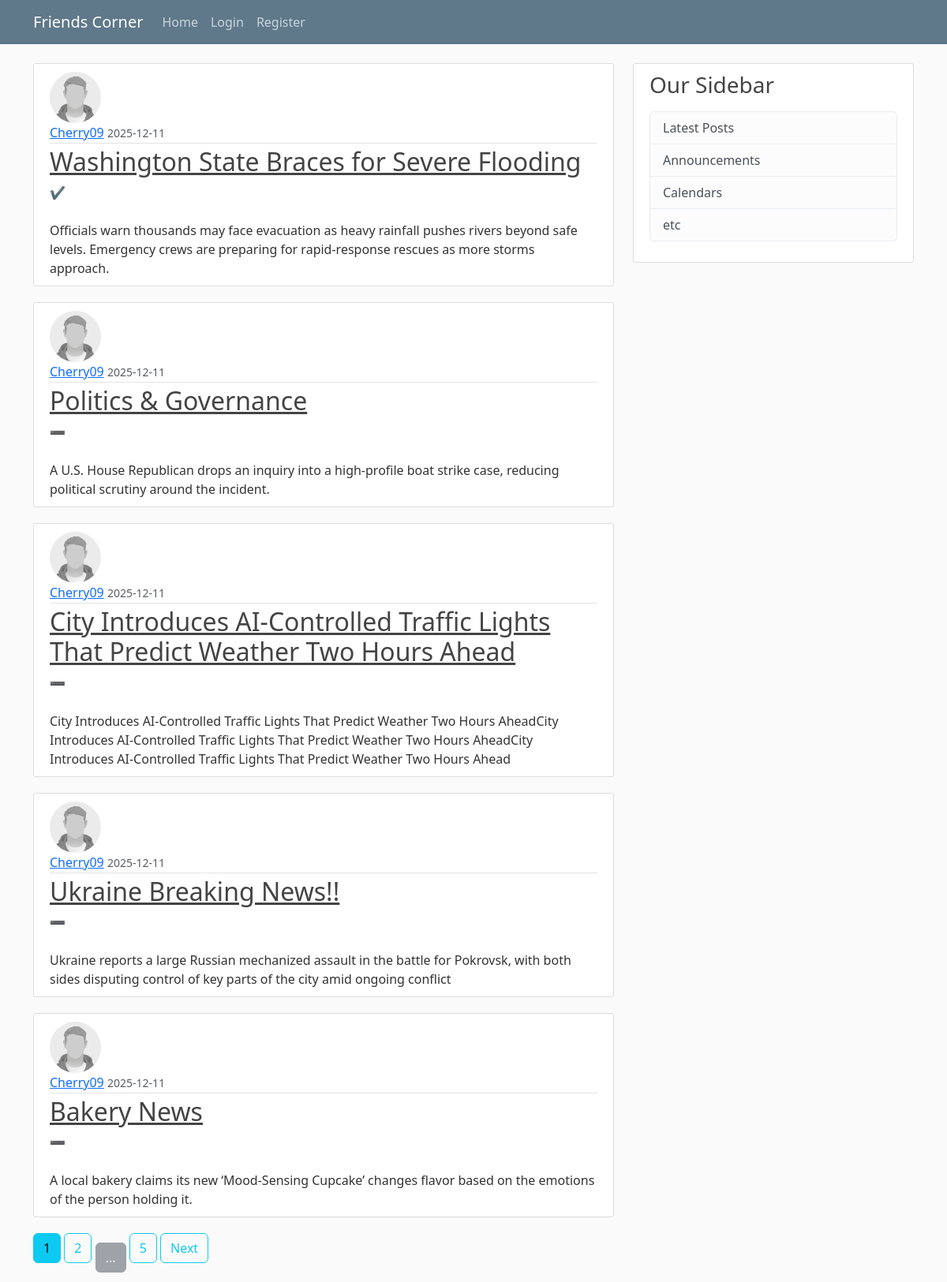
The page /home on the database its author committed.
### firstblog/models.py (models this page shows, shortened)
class Post(db.Model):
    id = db.Column(db.Integer, primary_key=True)
    title = db.Column(db.String(20), nullable=False)
    date_posted = db.Column(db.DateTime, nullable=False, default=datetime.utcnow)
    content = db.Column(db.Text(),nullable=False)
    user_id = db.Column(db.Integer, db.ForeignKey('user.id'),nullable=False)

class User(db.Model, UserMixin):
    id = db.Column(db.Integer, primary_key=True)
    username = db.Column(db.String(20), unique=True, nullable=False)
    email = db.Column(db.String(120), unique=True, nullable=False)
    image_file = db.Column(db.String(20), nullable=False, default='default.jpg')
    password = db.Column(db.String(60), nullable=False)
    posts = db.relationship('Post', backref='author', lazy=True)

### firstblog/main/routes.py (the view)
@main.route("/")
@main.route("/home")
def home():
    page = request.args.get('page', 1, type=int)
    posts = Post.query.order_by(Post.date_posted.desc()).paginate(page=page, per_page=5)
    return render_template('home.html', posts=posts)

### firstblog/templates/home.html (shortened to what this page needs)
{% extends "layout.html" %}
{% block content %}
{% for post in posts.items %}
    <article class="media content-section">
        <img class="rounded-circle article-img" src="{{ url_for('static', filename='profile_pics/' + post.author.image_file) }}" alt="Profile picture">
        <div class="media-body">
            <div class="article-metadata">
                <a class="mr-2" href="{{ url_for('users.user_posts', username=post.author.username) }}">{{ post.author.username }}</a>
                <small class="text-muted">{{ post.date_posted.strftime('%Y-%m-%d') }}</small>
            </div>
            <h2><a class="article-title" href="{{url_for('posts.post',post_id=post.id)}}">{{ post.title }}</a></h2>
            <div class="post-content-snippet">
                {{ post.content | replace('\n', '<br>') | safe }}
            </div>
        </div>
    </article>
{% endfor %}
{% for page_num in posts.iter_pages(left_edge=1, right_edge=1, left_current=1, right_current=2) %}
    {% if page_num %}
        {% if posts.page == page_num %}
            <a href="{{ url_for('main.home', page=page_num) }}" class="btn btn-info mb-4">{{ page_num }}</a>
        {% else %}
            <a href="{{ url_for('main.home', page=page_num) }}" class="btn btn-outline-info mb-4">{{ page_num }}</a>
        {% endif %}
    {% else %}
        <span class="btn btn-secondary disabled">...</span>
    {% endif %}
{% endfor %}
{% if posts.has_next %}
    <a href="{{ url_for('main.home', page=posts.next_num) }}" class="btn btn-outline-info mb-4">Next</a>
{% endif %}
{% endblock content %}

### firstblog/templates/layout.html (shortened to what this page needs)
<!DOCTYPE html>
<html lang="en">
<head>
    <link href="https://cdn.jsdelivr.net/npm/bootstrap@5.3.7/dist/css/bootstrap.min.css" rel="stylesheet">
    <link rel="stylesheet" href="{{ url_for('static', filename='main.css')}}">
</head>
<body>
    <header class="site-header">
    <nav class="navbar navbar-expand-md navbar-dark bg-steel fixed-top">
        <div class="container">
        <a class="navbar-brand mr-4" href="{{url_for('main.home')}}">Friends Corner</a>
        <div class="collapse navbar-collapse" id="navbarToggle">
            <div class="navbar-nav mr-auto">
            <a class="nav-item nav-link" href="/">Home</a>
            </div>
            <div class="navbar-nav">
            {% if current_user.is_authenticated %}
              <a class="nav-item nav-link" href="{{url_for('posts.new_post')}}">New Post</a>
              <a class="nav-item nav-link" href="{{url_for('users.account')}}">Account</a>
              <a class="nav-item nav-link" href="{{url_for('users.logout')}}">Logout</a>
            {% else %}
              <a class="nav-item nav-link" href="{{url_for('users.login')}}">Login</a>
              <a class="nav-item nav-link" href="{{url_for('users.register')}}">Register</a>
            {% endif %}
            </div>
        </div>
        </div>
    </nav>
    </header>
    <main role="main" class="container">
  <div class="row">
    <div class="col-md-8">
      {% block content %}{% endblock %}
    </div>
    <div class="col-md-4">
      <div class="content-section">
        <h3>Our Sidebar</h3>
        <p class='text-muted'>
          <ul class="list-group">
            <li class="list-group-item list-group-item-light">Latest Posts</li>
            <li class="list-group-item list-group-item-light">Announcements</li>
            <li class="list-group-item list-group-item-light">Calendars</li>
            <li class="list-group-item list-group-item-light">etc</li>
                </ul>
                </p>
            </div>
            </div>
        </div>
    </main>
</body>
</html>

### firstblog/static/main.css (style rules this page uses)
body { background: #fafafa; color: #333333; margin-top: 5rem; }
h1, h2, h3, h4, h5, h6 { color: #444444; }
.bg-steel { background-color: #5f788a; }
.site-header .navbar-nav .nav-link { color: #cbd5db; }
.content-section { background: #ffffff; padding: 10px 20px; border: 1px solid #dddddd; border-radius: 3px; margin-bottom: 20px; }
.article-title { color: #444444; }
.article-img { height: 65px; width: 65px; margin-right: 16px; }
.article-metadata { padding-bottom: 1px; margin-bottom: 4px; border-bottom: 1px solid #e3e3e3 }

### rows shown on the page
Post: image_file (placeholder picture), author.username "Cherry09", date_posted "2025-12-11", title "Washington State Braces for Severe Flooding", content "✔️ Officials warn thousands may face evacuation as heavy rainfall pushes rivers beyond safe levels. Emergency crews are preparing for rapid-response rescues as more storms approach."
Post: image_file (placeholder picture), author.username "Cherry09", date_posted "2025-12-11", title "Politics & Governance", content "➖ A U.S. House Republican drops an inquiry into a high-profile boat strike case, reducing political scrutiny around the incident."
Post: image_file (placeholder picture), author.username "Cherry09", date_posted "2025-12-11", title "City Introduces AI-Controlled Traffic Lights That Predict Weather Two Hours Ahead", content "➖ City Introduces AI-Controlled Traffic Lights That Predict Weather Two Hours AheadCity Introduces AI-Controlled Traffic Lights That Predict Weather Two Hours AheadCity Introduces AI-Controlled Traffic Lights That Predict Weather Two Hours Ahead"
Post: image_file (placeholder picture), author.username "Cherry09", date_posted "2025-12-11", title "Ukraine Breaking News!!", content "➖ Ukraine reports a large Russian mechanized assault in the battle for Pokrovsk, with both sides disputing control of key parts of the city amid ongoing conflict"
Post: image_file (placeholder picture), author.username "Cherry09", date_posted "2025-12-11", title "Bakery News", content "➖ A local bakery claims its new ‘Mood-Sensing Cupcake’ changes flavor based on the emotions of the person holding it."

### other values the page prints
{{ page_num }} "1"
{{ page_num }} "2" "5"
